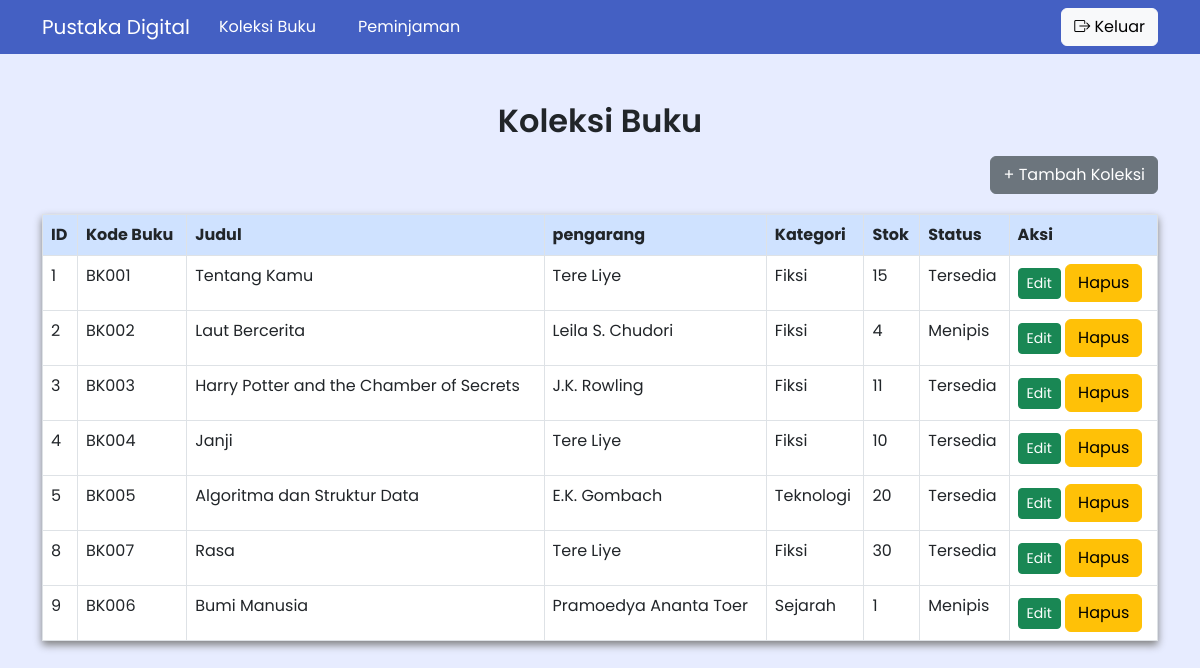
Page /koleksi_buku.php (signed in) on the committed database.
### tables this page shows
CREATE TABLE `koleksi` (
  `id` int(11) NOT NULL,
  `kode_buku` varchar(20) NOT NULL,
  `judul_buku` varchar(100) NOT NULL,
  `pengarang` varchar(100) NOT NULL,
  `kategori` varchar(50) NOT NULL,
  `stok` int(11) NOT NULL DEFAULT 0,
  `status` enum('Habis','Menipis','Tersedia') DEFAULT 'Tersedia',
  `aksi` varchar(20) DEFAULT NULL
);

### koleksi_buku.php (the view, shortened to what this page needs)
<?php
include 'config/koneksi.php';
$query_buku = "SELECT * FROM koleksi";
$result_buku = mysqli_query($koneksi, $query_buku);
?>
<!DOCTYPE html>
<html lang="en">
<head>
    <link href="https://cdn.jsdelivr.net/npm/bootstrap@5.3.0/dist/css/bootstrap.min.css" rel="stylesheet">
    <link rel="stylesheet" href="https://cdnjs.cloudflare.com/ajax/libs/font-awesome/6.4.0/css/all.min.css">
    <link rel="stylesheet" href="https://cdn.jsdelivr.net/npm/bootstrap-icons@1.13.1/font/bootstrap-icons.min.css">
</head>
<body>
    <nav class="navbar navbar-expand-lg" style ="background-color: #4460c3;" >
        <div class="container">
          <div>
            <a class="navbar-brand" href="#" style="color: white;">Pustaka Digital</a>
          </div>
          <div class="me-3">
              <a href="koleksi_buku.php" class="btn" style="color: white;">Koleksi Buku</a>
          </div>
          <div class="me-3">
              <a href="peminjaman.php" class="btn" style="color: white;">Peminjaman</a>
          </div>
          <div class="navbar-nav ms-auto">
              <a class="btn btn-light" href="logout.php">
                <i class="bi bi-box-arrow-right"></i> Keluar
              </a>
          </div>
        </div>
    </nav>
    <div class="container mt-5">
        <h2 class="text-center mb-3">Koleksi Buku</h2>
        <div class="d-flex justify-content-end mb-2">
            <button type="button" class="btn btn-secondary mb-10" data-bs-toggle="modal" data-bs-target="#tambahBuku">+ Tambah Koleksi</button>
        </div>
        <table class="table table-bordered table-stripped">
            <thead >
                <tr>
                    <th>ID</th>
                    <th>Kode Buku</th>
                    <th>Judul</th>
                    <th>pengarang</th>
                    <th>Kategori</th>
                    <th>Stok</th>
                    <th>Status</th>
                    <th>Aksi</th>
                </tr>
            </thead>
            <tbody>
                <?php while ($buku = mysqli_fetch_assoc($result_buku)) { ?>
                <tr>
                    <td><?php echo $buku['id']; ?></td>
                    <td><?php echo $buku['kode_buku']; ?></td>
                    <td><?php echo $buku['judul_buku']; ?></td>
                    <td><?php echo $buku['pengarang']; ?></td>
                    <td><?php echo $buku['kategori']; ?></td>
                    <td><?php echo $buku['stok']; ?></td>
                        <?php $status = ($buku['stok'] > 5) ? 'Tersedia' : (($buku['stok'] <= 5 && $buku['stok'] > 0) ? 'Menipis' : ($buku['stok'] == 0 ? 'Habis' : ''));
                        echo "<td>$status</td>";?>
                    <td>
                        <a href="edit.php?id=<?php echo $buku['id']; ?>" class="btn btn-success btn-sm">Edit</a>
                        <button type="button" class="btn btn-warning" data-bs-toggle="modal" data-bs-target="#hapusbuku<?php echo $buku['id']; ?>">Hapus</button>
                      </td>
                </tr>
                <?php } ?>
            </tbody>
    </div>
</body>
</html>

### koleksi_buku.php (style rules this page uses)
h2 { font-weight: 600; text-align: center; }
body { font-family: 'Poppins', sans-serif; background-attachment: fixed; background-size: cover; background-color: #e7ecff; }
.table { margin-top: 20px; box-shadow: grey 0px 4px 8px; }
.table thead th { background-color: #cfe2ff; }

### rows in the picture
koleksi: id "1", kode_buku "BK001", judul_buku "Tentang Kamu", pengarang "Tere Liye", kategori "Fiksi", stok "15", stok "Tersedia"
koleksi: id "2", kode_buku "BK002", judul_buku "Laut Bercerita", pengarang "Leila S. Chudori", kategori "Fiksi", stok "4", stok "Menipis"
koleksi: id "3", kode_buku "BK003", judul_buku "Harry Potter and the Chamber of Secrets", pengarang "J.K. Rowling", kategori "Fiksi", stok "11", stok "Tersedia"
koleksi: id "4", kode_buku "BK004", judul_buku "Janji", pengarang "Tere Liye", kategori "Fiksi", stok "10", stok "Tersedia"
koleksi: id "5", kode_buku "BK005", judul_buku "Algoritma dan Struktur Data", pengarang "E.K. Gombach", kategori "Teknologi", stok "20", stok "Tersedia"
koleksi: id "8", kode_buku "BK007", judul_buku "Rasa", pengarang "Tere Liye", kategori "Fiksi", stok "30", stok "Tersedia"
koleksi: id "9", kode_buku "BK006", judul_buku "Bumi Manusia", pengarang "Pramoedya Ananta Toer", kategori "Sejarah", stok "1", stok "Menipis"
